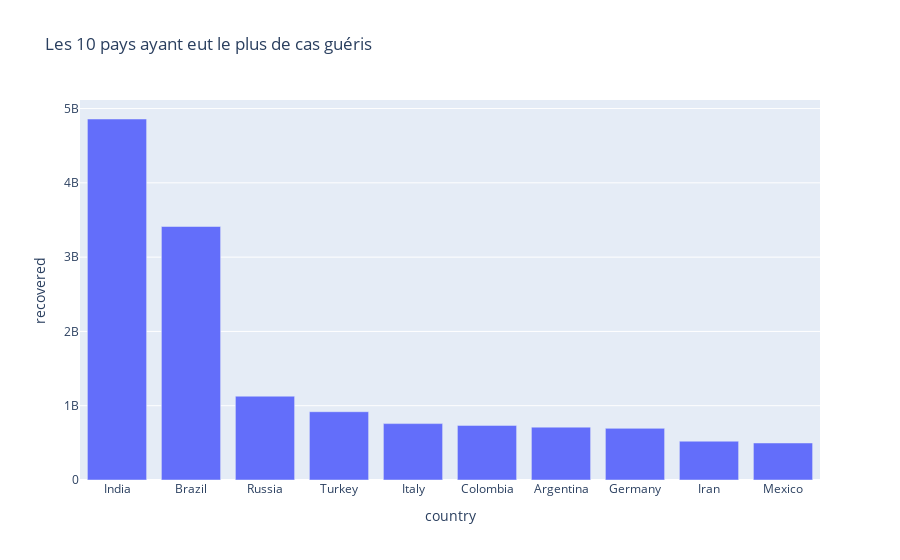

Write notebook code for a chart like this one.
### Code cell
plot_exp.bar(dfs['country'].sort_values('recovered', ascending=False).head(10), x='country', y='recovered', title='Les 10 pays ayant eut le plus de cas guéris')

### Figure 1 — Plotly figure (JSON) as saved in the notebook; plotly's stock layout.template omitted (floating-point values rounded to 4 significant figures)
{"data": [{"alignmentgroup": "True", "hovertemplate": "country=%{x}<br>recovered=%{y}<extra></extra>", "legendgroup": "", "marker": {"color": "#636efa", "pattern": {"shape": ""}}, "name": "", "offsetgroup": "", "orientation": "v", "showlegend": false, "textposition": "auto", "type": "bar", "x": ["India", "Brazil", "Russia", "Turkey", "Italy", "Colombia", "Argentina", "Germany", "Iran", "Mexico"], "xaxis": "x", "y": [4859387857, 3412350387, 1128064202, 919259007, 759237934, 735029503, 711610324, 695248246, 522325591, 498203576], "yaxis": "y"}], "layout": {"barmode": "relative", "legend": {"tracegroupgap": 0}, "title": {"text": "Les 10 pays ayant eut le plus de cas guéris"}, "xaxis": {"anchor": "y", "domain": [0, 1], "title": {"text": "country"}}, "yaxis": {"anchor": "x", "domain": [0, 1], "title": {"text": "recovered"}}}}
